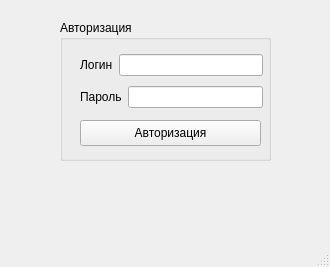
<?xml version="1.0" encoding="UTF-8"?>
<ui version="4.0">
 <class>MainWindow</class>
 <widget class="QMainWindow" name="MainWindow">
  <property name="geometry">
   <rect>
    <x>0</x>
    <y>0</y>
    <width>330</width>
    <height>267</height>
   </rect>
  </property>
  <property name="windowTitle">
   <string>MainWindow</string>
  </property>
  <widget class="QWidget" name="centralwidget">
   <widget class="QGroupBox" name="groupBox">
    <property name="geometry">
     <rect>
      <x>60</x>
      <y>20</y>
      <width>211</width>
      <height>141</height>
     </rect>
    </property>
    <property name="title">
     <string>Авторизация</string>
    </property>
    <widget class="QPushButton" name="pushButton">
     <property name="geometry">
      <rect>
       <x>20</x>
       <y>100</y>
       <width>181</width>
       <height>26</height>
      </rect>
     </property>
     <property name="text">
      <string>Авторизация</string>
     </property>
    </widget>
    <widget class="QWidget" name="">
     <property name="geometry">
      <rect>
       <x>20</x>
       <y>30</y>
       <width>183</width>
       <height>64</height>
      </rect>
     </property>
     <layout class="QVBoxLayout" name="verticalLayout">
      <item>
       <layout class="QHBoxLayout" name="horizontalLayout">
        <item>
         <widget class="QLabel" name="label">
          <property name="text">
           <string>Логин</string>
          </property>
         </widget>
        </item>
        <item>
         <widget class="QLineEdit" name="Login"/>
        </item>
       </layout>
      </item>
      <item>
       <layout class="QHBoxLayout" name="horizontalLayout_2">
        <item>
         <widget class="QLabel" name="label_2">
          <property name="text">
           <string>Пароль</string>
          </property>
         </widget>
        </item>
        <item>
         <widget class="QLineEdit" name="Password"/>
        </item>
       </layout>
      </item>
     </layout>
    </widget>
   </widget>
  </widget>
  <widget class="QMenuBar" name="menubar">
   <property name="geometry">
    <rect>
     <x>0</x>
     <y>0</y>
     <width>330</width>
     <height>23</height>
    </rect>
   </property>
  </widget>
  <widget class="QStatusBar" name="statusbar"/>
 </widget>
 <resources/>
 <connections/>
</ui>
